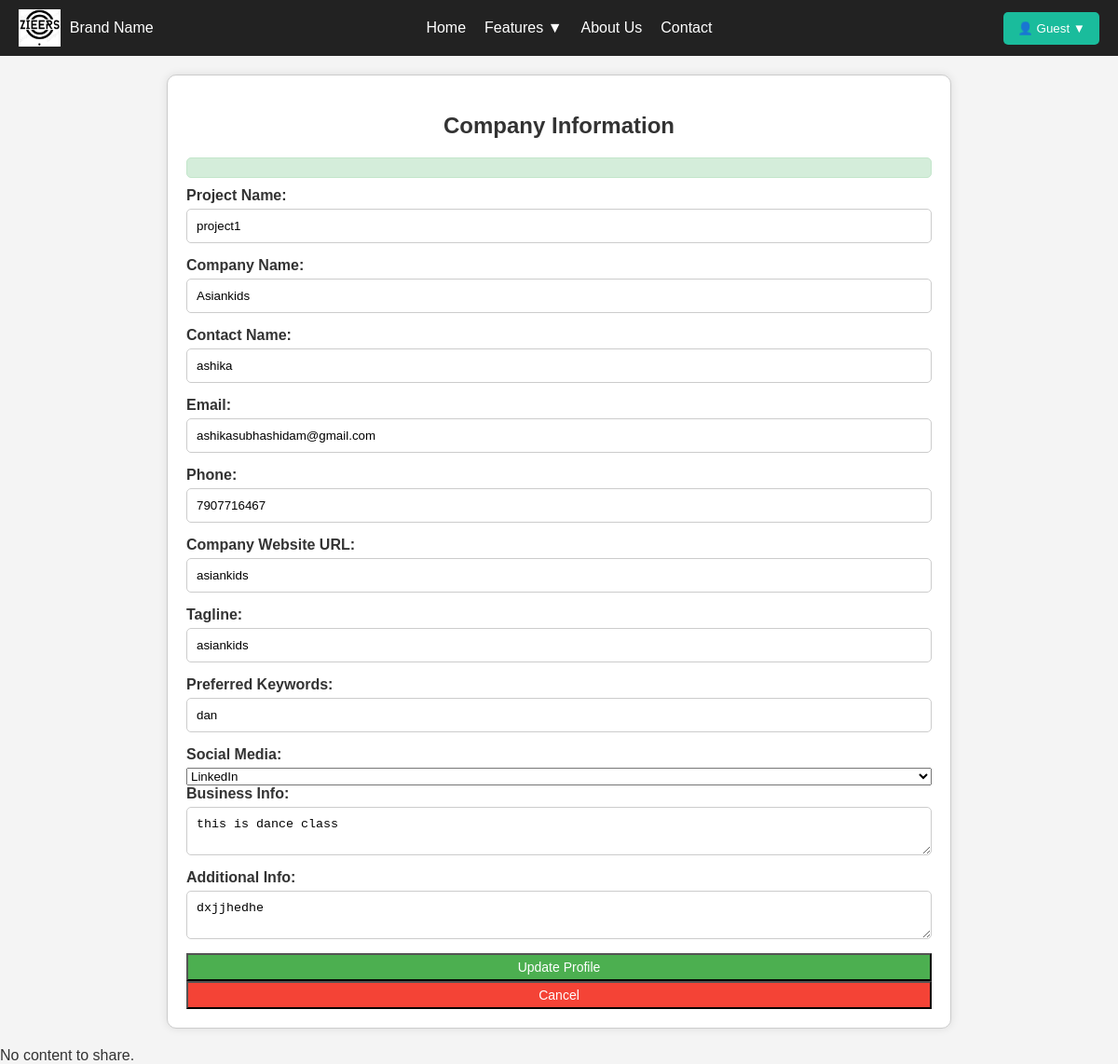
Page /frontend/company_profile.php?id=1 (signed in) on the committed database.
### tables this page shows
CREATE TABLE IF NOT EXISTS `user_profiles` (
  `id` int NOT NULL AUTO_INCREMENT,
  `user_id` int NOT NULL,
  `project_name` varchar(255) NOT NULL,
  `company_name` varchar(255) NOT NULL,
  `contact_name` varchar(255) NOT NULL,
  `email` varchar(100) NOT NULL,
  `phone` varchar(20) NOT NULL,
  `social_media` enum('instagram','linkedin','facebook','Twitter') NOT NULL,
  `business_info` text NOT NULL,
  `additional_info` text NOT NULL,
  `url` varchar(255) DEFAULT NULL,
  `tagline` varchar(255) DEFAULT NULL,
  `preferred_keywords` varchar(255) DEFAULT NULL,
  `submitted_at` datetime DEFAULT CURRENT_TIMESTAMP,
  PRIMARY KEY (`id`),
  KEY `user_id` (`user_id`)
);

### frontend/db.php (called while the page is built, shortened)
<?php
class MySqlDB {
    private $host = 'localhost';
    private $db = 'ai_marketing';
    private $user = 'root';
    private $pass = '';
    private $conn;
    public function __construct() {
        $this->conn = new mysqli($this->host, $this->user, $this->pass, $this->db);
    }
    public function getProfileById($profile_id, $user_id) {
        $stmt = $this->conn->prepare("SELECT project_name, company_name, contact_name, email, phone, social_media, business_info, additional_info, url, tagline, preferred_keywords FROM user_profiles WHERE id = ? AND user_id = ?");
        $stmt->bind_param("ii", $profile_id, $user_id);
        $stmt->execute();
        $result = $stmt->get_result();
        return $result->fetch_assoc();
    }
}
?>

### frontend/company_profile.php (the view, shortened to what this page needs)
<?php
require_once '../frontend/db.php';
$db = new MySqlDB();
$username = $_SESSION['user_name'] ?? 'Guest';
$user_id = $_SESSION["user_id"];
$profile_id = isset($_GET['id']) ? $_GET['id'] : null;
$isEditing = $profile_id !== null;
if ($isEditing) {
    $profile = $db->getProfileById($profile_id, $user_id);
}
?>
<!DOCTYPE html>
<html lang="en">
<head>
    <link rel="stylesheet" href="styles.css">
</head>
<body>
<header>
        <div class="logo">
            <img src="logo.png" alt="Logo">
            <span>Brand Name</span>
        </div>
        <nav>
            <ul class="nav-container">
                <li><a href="index.php">Home</a></li>
                <li class="dropdown">
                    <a href="#">Features ▼</a>
                </li>
                <li><a href="#">About Us</a></li>
                <li><a href="#">Contact</a></li>
            </ul>
        </nav>
        <div class="user-dropdown">
            <?php if (!isset($_SESSION["user_id"])) { ?>
                <a href="login.html" class="login-btn">Login</a>
            <?php } else { ?>
                <button onclick="toggleDropdown()" class="dropbtn">
                    👤 <?php echo htmlspecialchars($username); ?> ▼
                </button>
            <?php } ?>
        </div>
    </header>
<div class="profile-container">
    <h2>Company Information</h2>
    <div id="success-message" class="success-message"></div>
    <form id="profile-form" class="profile-form" onsubmit="return validateForm()">
        <label>Project Name:</label>
        <input type="text" id="project-name" placeholder="Enter project name" value="<?php echo $isEditing ? htmlspecialchars($profile['project_name']) : ''; ?>"require>
        <label>Company Name:</label>
        <input type="text" id="company-name" placeholder="Enter company name" value="<?php echo $isEditing ? htmlspecialchars($profile['company_name']) : ''; ?>"required>
        <label>Contact Name:</label>
        <input type="text" id="contact-name" placeholder="Enter contact name" value="<?php echo $isEditing ? htmlspecialchars($profile['contact_name']) : ''; ?>"required>
        <label>Email:</label>
        <input type="email" id="email" placeholder="Enter email" value="<?php echo $isEditing ? htmlspecialchars($profile['email']) : ''; ?>"required>
        <label>Phone:</label>
        <input type="text" id="phone" placeholder="Enter phone number" value="<?php echo $isEditing ? htmlspecialchars($profile['phone']) : ''; ?>"required>
        <label>Company Website URL:</label>
        <input type="text" id="url" placeholder="Enter website URL" value="<?php echo $isEditing ? htmlspecialchars($profile['url']) : ''; ?>">
        <label>Tagline:</label>
        <input type="text" id="tagline" placeholder="Enter company tagline" value="<?php echo $isEditing ? htmlspecialchars($profile['tagline']) : ''; ?>">
        <label>Preferred Keywords:</label>
        <input type="text" id="preferred-keywords" placeholder="Enter preferred keywords (comma-separated)" value="<?php echo $isEditing ? htmlspecialchars($profile['preferred_keywords']) : ''; ?>">
        <label>Social Media:</label>
        <select id="social-media" name="social_media"required>
            <option value="linkedin" <?php echo $isEditing && $profile['social_media'] === 'linkedin' ? 'selected' : ''; ?>>LinkedIn</option>
        </select>
        <label>Business Info:</label>
        <textarea id="business-info" placeholder="Enter business information" required><?php echo $isEditing ? htmlspecialchars($profile['business_info']) : ''; ?></textarea>
        <label>Additional Info:</label>
        <textarea id="additional-info" placeholder="Enter additional information" required><?php echo $isEditing ? htmlspecialchars($profile['additional_info']) : ''; ?></textarea>
        <button type="button" id="save-btn" onclick="saveProfile()"
    style="background-color: #4CAF50; color: white; padding: 5px 10px; font-size: 14px;">
    <?php echo $isEditing ? 'Update Profile' : 'Save Profile'; ?>
</button>
<button type="button" id="back-btn" onclick="goBack()"
    style="background-color: #f44336; color: white; padding: 5px 10px; font-size: 14px; display: <?php echo $isEditing ? 'block' : 'none'; ?>;">
    Cancel
</button>
 </form>
</div>
<?php include 'footer.php'; ?>

### frontend/footer.php (shortened to what this page needs)
<?php
$content = $_POST['content'] ?? '';
if (empty($content)) {
    echo "No content to share.";
    exit;
}
exit;
?>

### frontend/styles.css (style rules this page uses)
body { font-family: Arial, sans-serif; margin: 0; padding: 0; background-color: #f4f4f4; color: #333; }
header { display: flex; align-items: center; justify-content: space-between; padding: 10px 20px; background-color: #222; color: white; position: relative; }
.logo { display: flex; align-items: center; }
.logo img { height: 40px; margin-right: 10px; }
.nav-container { list-style: none; margin: 0; padding: 0; display: flex; }
.nav-container { position: relative; margin-right: 20px; }
.nav-container li a { text-decoration: none; color: white; padding: 10px; transition: color 0.3s; }
.user-dropdown { position: relative; }
.dropbtn { background: #1abc9c; color: white; border: none; padding: 10px 15px; cursor: pointer; border-radius: 5px; }

### frontend/company_profile.php (style rules this page uses)
body { font-family: Arial, sans-serif; background-color: #f4f4f4; margin: 0; padding: 0; }
.profile-container { max-width: 800px; margin: 20px auto; padding: 20px; background-color: #fff; border: 1px solid #ccc; border-radius: 10px; box-shadow: 0 0 10px rgba(0, 0, 0, 0.1); }
.profile-container h2 { text-align: center; color: #333; }
.success-message, .error-message { text-align: center; margin: 10px 0; padding: 10px; border-radius: 5px; }
.success-message { color: green; background-color: #d4edda; border: 1px solid #c3e6cb; }
.profile-form { display: flex; flex-direction: column; }
.profile-form label { margin-bottom: 5px; font-weight: bold; }
.profile-form input, .profile-form textarea { margin-bottom: 15px; padding: 10px; border: 1px solid #ccc; border-radius: 5px; }

### rows in the picture
user_profiles: project_name "project1", company_name "Asiankids", contact_name "ashika", email "ashikasubhashidam@gmail.com", phone "7907716467", url "asiankids", tagline "asiankids", preferred_keywords "dan", social_media "LinkedIn", business_info "this is dance class", additional_info "dxjjhedhe"

### other values in the picture
$username "Guest"
